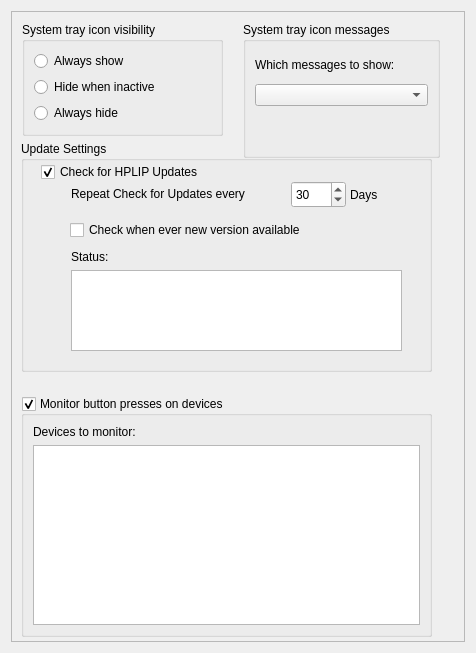
<?xml version="1.0" encoding="UTF-8"?>
<ui version="4.0">
 <class>Dialog</class>
 <widget class="QDialog" name="Dialog">
  <property name="geometry">
   <rect>
    <x>0</x>
    <y>0</y>
    <width>476</width>
    <height>653</height>
   </rect>
  </property>
  <property name="windowTitle">
   <string>Dialog</string>
  </property>
  <layout class="QGridLayout">
   <item row="0" column="1">
    <widget class="QFrame" name="frame">
     <property name="frameShape">
      <enum>QFrame::StyledPanel</enum>
     </property>
     <property name="frameShadow">
      <enum>QFrame::Raised</enum>
     </property>
     <widget class="QGroupBox" name="groupBox_2">
      <property name="geometry">
       <rect>
        <x>11</x>
        <y>11</y>
        <width>201</width>
        <height>114</height>
       </rect>
      </property>
      <property name="title">
       <string>System tray icon visibility</string>
      </property>
      <layout class="QGridLayout">
       <item row="0" column="0">
        <widget class="QRadioButton" name="radioButton">
         <property name="text">
          <string>Always show</string>
         </property>
        </widget>
       </item>
       <item row="1" column="0">
        <widget class="QRadioButton" name="radioButton_2">
         <property name="text">
          <string>Hide when inactive</string>
         </property>
        </widget>
       </item>
       <item row="2" column="0">
        <widget class="QRadioButton" name="radioButton_3">
         <property name="text">
          <string>Always hide</string>
         </property>
        </widget>
       </item>
      </layout>
     </widget>
     <widget class="QGroupBox" name="groupBox_3">
      <property name="geometry">
       <rect>
        <x>232</x>
        <y>11</y>
        <width>197</width>
        <height>136</height>
       </rect>
      </property>
      <property name="title">
       <string>System tray icon messages</string>
      </property>
      <layout class="QGridLayout">
       <item row="0" column="0">
        <widget class="QLabel" name="label_2">
         <property name="text">
          <string>Which messages to show:</string>
         </property>
        </widget>
       </item>
       <item row="1" column="0">
        <widget class="QComboBox" name="MessageShowComboBox"/>
       </item>
       <item row="2" column="0">
        <spacer>
         <property name="orientation">
          <enum>Qt::Vertical</enum>
         </property>
         <property name="sizeType">
          <enum>QSizePolicy::Minimum</enum>
         </property>
         <property name="sizeHint" stdset="0">
          <size>
           <width>20</width>
           <height>40</height>
          </size>
         </property>
        </spacer>
       </item>
      </layout>
     </widget>
     <widget class="QGroupBox" name="groupBox">
      <property name="geometry">
       <rect>
        <x>10</x>
        <y>385</y>
        <width>411</width>
        <height>241</height>
       </rect>
      </property>
      <property name="title">
       <string>Monitor button presses on devices</string>
      </property>
      <property name="checkable">
       <bool>true</bool>
      </property>
      <layout class="QGridLayout">
       <item row="4" column="0">
        <widget class="QListWidget" name="listWidget"/>
       </item>
       <item row="3" column="0">
        <widget class="QLabel" name="label">
         <property name="text">
          <string>Devices to monitor:</string>
         </property>
        </widget>
       </item>
      </layout>
     </widget>
     <widget class="QGroupBox" name="groupBox_4">
      <property name="geometry">
       <rect>
        <x>10</x>
        <y>130</y>
        <width>411</width>
        <height>231</height>
       </rect>
      </property>
      <property name="title">
       <string>Update Settings</string>
      </property>
      <widget class="QCheckBox" name="checkBox">
       <property name="geometry">
        <rect>
         <x>20</x>
         <y>20</y>
         <width>331</width>
         <height>22</height>
        </rect>
       </property>
       <property name="text">
        <string>Check for HPLIP Updates</string>
       </property>
       <property name="checked">
        <bool>true</bool>
       </property>
      </widget>
      <widget class="QLabel" name="label_3">
       <property name="geometry">
        <rect>
         <x>50</x>
         <y>44</y>
         <width>221</width>
         <height>17</height>
        </rect>
       </property>
       <property name="text">
        <string>Repeat Check for Updates every </string>
       </property>
      </widget>
      <widget class="QSpinBox" name="spinBox">
       <property name="geometry">
        <rect>
         <x>270</x>
         <y>40</y>
         <width>55</width>
         <height>27</height>
        </rect>
       </property>
       <property name="minimum">
        <number>1</number>
       </property>
       <property name="maximum">
        <number>365</number>
       </property>
       <property name="value">
        <number>30</number>
       </property>
      </widget>
      <widget class="QLabel" name="label_4">
       <property name="geometry">
        <rect>
         <x>329</x>
         <y>45</y>
         <width>67</width>
         <height>17</height>
        </rect>
       </property>
       <property name="text">
        <string>Days</string>
       </property>
      </widget>
      <widget class="QCheckBox" name="checkBox_2">
       <property name="geometry">
        <rect>
         <x>49</x>
         <y>78</y>
         <width>301</width>
         <height>22</height>
        </rect>
       </property>
       <property name="text">
        <string>Check when ever new version available</string>
       </property>
      </widget>
      <widget class="QTextEdit" name="textEdit">
       <property name="geometry">
        <rect>
         <x>50</x>
         <y>129</y>
         <width>331</width>
         <height>81</height>
        </rect>
       </property>
      </widget>
      <widget class="QLabel" name="label_5">
       <property name="geometry">
        <rect>
         <x>50</x>
         <y>107</y>
         <width>61</width>
         <height>17</height>
        </rect>
       </property>
       <property name="text">
        <string>Status:</string>
       </property>
      </widget>
     </widget>
    </widget>
   </item>
  </layout>
 </widget>
 <resources/>
 <connections/>
</ui>
